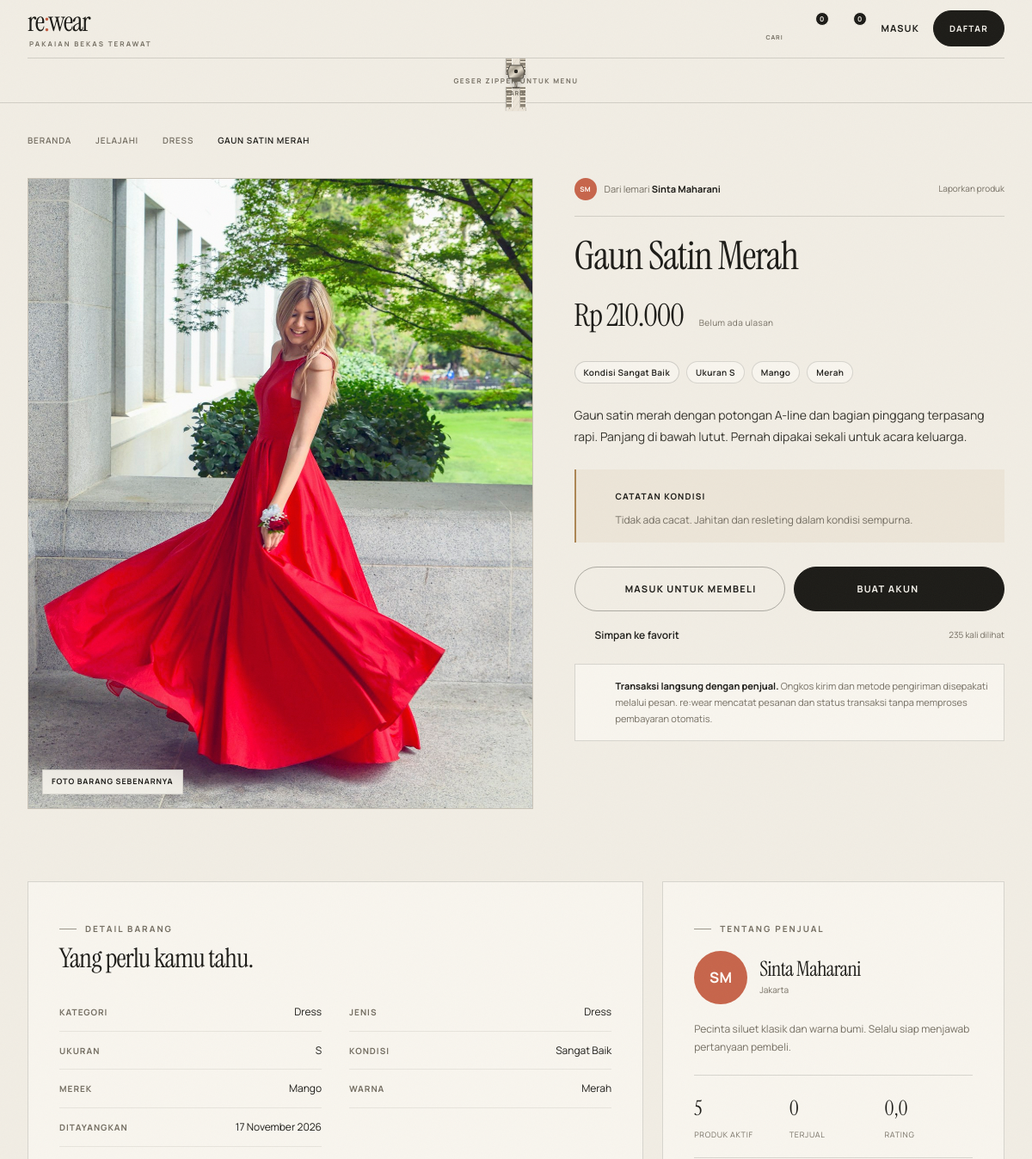
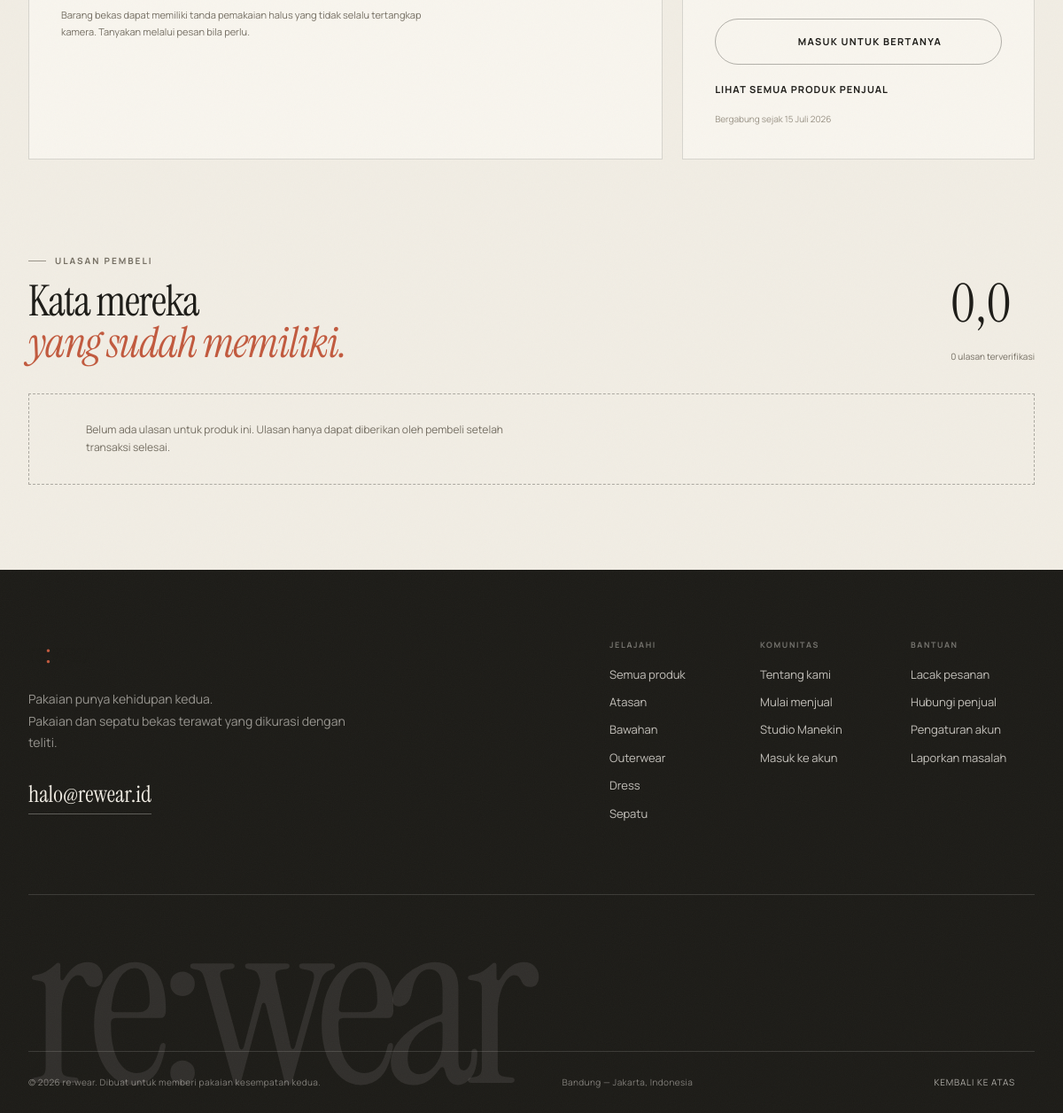
The page /produk/5 on the database its author committed (2 pictures, top to bottom).
### tables this page shows
CREATE TABLE products (
    id INTEGER PRIMARY KEY AUTOINCREMENT,
    seller_id INTEGER NOT NULL,
    category_id INTEGER NOT NULL,
    title TEXT NOT NULL,
    slug TEXT NOT NULL UNIQUE,
    type TEXT NOT NULL CHECK (type IN ('atasan', 'bawahan', 'outerwear', 'dress', 'sepatu')),
    size TEXT NOT NULL,
    price INTEGER NOT NULL CHECK (price >= 0),
    item_condition TEXT NOT NULL CHECK (item_condition IN ('Sangat Baik', 'Baik', 'Cukup Baik')),
    description TEXT NOT NULL,
    brand TEXT,
    color TEXT,
    defect TEXT,
    status TEXT NOT NULL DEFAULT 'aktif' CHECK (status IN ('aktif', 'terjual', 'ditinjau', 'dihapus')),
    view_count INTEGER NOT NULL DEFAULT 0,
    created_at TEXT NOT NULL DEFAULT CURRENT_TIMESTAMP,
    updated_at TEXT NOT NULL DEFAULT CURRENT_TIMESTAMP,
    FOREIGN KEY (seller_id) REFERENCES users(id) ON DELETE CASCADE,
    FOREIGN KEY (category_id) REFERENCES categories(id)
);

CREATE TABLE product_images (
    id INTEGER PRIMARY KEY AUTOINCREMENT,
    product_id INTEGER NOT NULL,
    image_path TEXT NOT NULL,
    is_primary INTEGER NOT NULL DEFAULT 0,
    sort_order INTEGER NOT NULL DEFAULT 0,
    FOREIGN KEY (product_id) REFERENCES products(id) ON DELETE CASCADE
);

CREATE TABLE users (
    id INTEGER PRIMARY KEY AUTOINCREMENT,
    name TEXT NOT NULL,
    username TEXT NOT NULL UNIQUE,
    email TEXT NOT NULL UNIQUE,
    password_hash TEXT NOT NULL,
    role TEXT NOT NULL DEFAULT 'pembeli' CHECK (role IN ('pembeli', 'penjual', 'admin')),
    phone TEXT,
    city TEXT,
    address TEXT,
    bio TEXT,
    status TEXT NOT NULL DEFAULT 'aktif' CHECK (status IN ('aktif', 'ditangguhkan')),
    created_at TEXT NOT NULL DEFAULT CURRENT_TIMESTAMP
);

### app/views/products/detail.php (the view, shortened to what the rows shown need)
<?php
$galleryImages = $images;
$isSold = $product['status'] === 'terjual';
$loginNext = urlencode('/produk/' . $product['id']);
$ratingAvg = (float) ($reviewStats['average'] ?? 0);
$reviewTotal = (int) ($reviewStats['total'] ?? 0);
?>
<section class="product-page">
    <div class="container">
        <nav class="breadcrumbs" aria-label="Remah roti">
            <a href="<?= url('/') ?>">Beranda</a>
            <?= icon('chevron-right') ?>
            <a href="<?= url('/jelajahi') ?>">Jelajahi</a>
            <?= icon('chevron-right') ?>
            <a href="<?= url('/jelajahi?kategori[]=' . $product['category_slug']) ?>"><?= e($product['category_name']) ?></a>
            <?= icon('chevron-right') ?>
            <span><?= e($product['title']) ?></span>
        </nav>
        <div class="product-detail-grid">
            <div class="product-gallery" data-gallery>
                <div class="product-gallery__main">
                    <img src="<?= e(product_image($galleryImages[0]['image_path'])) ?>" alt="<?= e($product['title']) ?>" data-gallery-main>
                    <span class="product-gallery__label">Foto barang sebenarnya</span>
                </div>
            </div>
            <div class="product-info">
                <div class="product-info__top">
                    <a class="product-info__seller" href="<?= url('/jelajahi?penjual=' . $product['seller_id']) ?>">
                        <span class="avatar avatar--xs" style="--avatar-color: <?= e(avatar_color($product['seller_name'])) ?>"><?= e(initials($product['seller_name'])) ?></span>
                        <span>Dari lemari <strong><?= e($product['seller_name']) ?></strong></span>
                    </a>
                    <button type="button" class="product-report-link" data-report-open><?= icon('alert') ?> Laporkan produk</button>
                </div>
                <h1 class="product-info__title"><?= e($product['title']) ?></h1>
                <div class="product-info__price-row">
                    <strong class="product-info__price"><?= rupiah($product['price']) ?></strong>
                    <?php if ($reviewTotal > 0): ?>
                        <a href="#ulasan" class="product-info__rating"><?= star_markup($ratingAvg) ?> <span><?= number_format($ratingAvg, 1, ',', '.') ?> (<?= $reviewTotal ?>)</span></a>
                    <?php else: ?>
                        <span class="product-info__rating product-info__rating--muted">Belum ada ulasan</span>
                    <?php endif; ?>
                </div>
                <div class="product-info__tags">
                    <span class="pill pill--condition">Kondisi <?= e($product['item_condition']) ?></span>
                    <span class="pill">Ukuran <?= e($product['size']) ?></span>
                    <?php if ($product['brand']): ?><span class="pill"><?= e($product['brand']) ?></span><?php endif; ?>
                    <?php if ($product['color']): ?><span class="pill"><?= e($product['color']) ?></span><?php endif; ?>
                </div>
                <div class="product-info__desc">
                    <p><?= nl2br(e($product['description'])) ?></p>
                </div>
                <div class="defect-note">
                    <span class="defect-note__icon"><?= icon('info') ?></span>
                    <div>
                        <strong>Catatan kondisi</strong>
                        <p><?= e($product['defect'] ?: 'Penjual belum menambahkan catatan cacat. Tanyakan detail melalui pesan.') ?></p>
                    </div>
                </div>
                <?php if ($isOwner): ?>
                    <div class="owner-panel">
                        <div>
                            <span class="eyebrow">Produk milikmu</span>
                            <strong>Status: <?= e(status_produk_label($product['status'])) ?></strong>
                            <p>Kelola foto, harga, atau hapus produk dari etalase.</p>
                        </div>
                        <div class="owner-panel__actions">
                            <a href="<?= url('/penjual/produk/' . $product['id'] . '/edit') ?>" class="button button--dark">Ubah Produk <?= icon('edit') ?></a>
                            <form action="<?= url('/penjual/produk/' . $product['id'] . '/hapus') ?>" method="post" data-confirm="Hapus produk ini dari etalase? Tindakan ini tidak dapat dibatalkan.">
                                <?= csrf_field() ?>
                                <button type="submit" class="button button--danger-outline">Hapus</button>
                            </form>
                        </div>
                    </div>
                <?php else: ?>
                    <div class="product-actions">
                        <?php if (Auth::check()): ?>
                            <form action="<?= url('/keranjang/tambah/' . $product['id']) ?>" method="post" class="product-actions__cart">
                                <?= csrf_field() ?>
                                <button type="submit" class="button button--ghost button--full"><?= icon('bag') ?> Tambah ke Keranjang</button>
                            </form>
                            <form action="<?= url('/keranjang/tambah/' . $product['id']) ?>" method="post" class="product-actions__buy">
                                <?= csrf_field() ?>
                                <input type="hidden" name="mode" value="checkout">
                                <button type="submit" class="button button--dark button--full">Pesan Sekarang <?= icon('arrow-right') ?></button>
                            </form>
                        <?php else: ?>
                            <a href="<?= url('/masuk?next=' . $loginNext) ?>" class="button button--ghost button--full"><?= icon('bag') ?> Masuk untuk Membeli</a>
                            <a href="<?= url('/daftar') ?>" class="button button--dark button--full">Buat Akun <?= icon('arrow-right') ?></a>
                        <?php endif; ?>
                    </div>
                <?php endif; ?>
                <div class="product-info__secondary-actions">
                    <?php if (Auth::check()): ?>
                        <form action="<?= url('/favorit/' . $product['id'] . '/toggle') ?>" method="post" data-wishlist-form>
                            <?= csrf_field() ?>
                            <button type="submit" class="text-action <?= $wishlisted ? 'is-active' : '' ?>" data-wishlist-button>
                                <?= icon('heart') ?> <span><?= $wishlisted ? 'Tersimpan di favorit' : 'Simpan ke favorit' ?></span>
                            </button>
                        </form>
                    <?php else: ?>
                        <a href="<?= url('/masuk?next=' . $loginNext) ?>" class="text-action"><?= icon('heart') ?> <span>Simpan ke favorit</span></a>
                    <?php endif; ?>
                    <span class="product-info__views"><?= icon('eye') ?> <?= (int) $product['view_count'] ?> kali dilihat</span>
                </div>
                <div class="transaction-note">
                    <span><?= icon('shield') ?></span>
                    <p><strong>Transaksi langsung dengan penjual.</strong> Ongkos kirim dan metode pengiriman disepakati melalui pesan. re:wear mencatat pesanan dan status transaksi tanpa memproses pembayaran otomatis.</p>
                </div>
            </div>
        </div>
        <div class="product-support-grid">
            <div class="product-specs">
                <span class="eyebrow">Detail barang</span>
                <h2>Yang perlu kamu tahu.</h2>
                <dl class="spec-list">
                    <div><dt>Kategori</dt><dd><?= e($product['category_name']) ?></dd></div>
                    <div><dt>Jenis</dt><dd><?= e(product_types()[$product['type']] ?? $product['type']) ?></dd></div>
                    <div><dt>Ukuran</dt><dd><?= e($product['size']) ?></dd></div>
                    <div><dt>Kondisi</dt><dd><?= e($product['item_condition']) ?></dd></div>
                    <div><dt>Merek</dt><dd><?= e($product['brand'] ?: 'Tidak disebutkan') ?></dd></div>
                    <div><dt>Warna</dt><dd><?= e($product['color'] ?: 'Tidak disebutkan') ?></dd></div>
                    <div><dt>Ditayangkan</dt><dd><?= e(tanggal($product['created_at'])) ?></dd></div>
                </dl>
                <p class="product-specs__disclaimer">Barang bekas dapat memiliki tanda pemakaian halus yang tidak selalu tertangkap kamera. Tanyakan melalui pesan bila perlu.</p>
            </div>
            <aside class="seller-card">
                <span class="eyebrow">Tentang penjual</span>
                <div class="seller-card__profile">
                    <span class="avatar avatar--lg" style="--avatar-color: <?= e(avatar_color($product['seller_name'])) ?>"><?= e(initials($product['seller_name'])) ?></span>
                    <div>
                        <h2><?= e($product['seller_name']) ?></h2>
                        <span><?= e($product['seller_city'] ?: 'Indonesia') ?></span>
                    </div>
                </div>
                <p class="seller-card__bio"><?= e($seller['bio'] ?? 'Penjual pakaian bekas terkurasi di re:wear.') ?></p>
                <div class="seller-card__stats">
                    <div><strong><?= (int) ($seller['active_products'] ?? 0) ?></strong><span>produk aktif</span></div>
                    <div><strong><?= (int) ($seller['completed_sales'] ?? 0) ?></strong><span>terjual</span></div>
                    <div><strong><?= number_format((float) ($seller['rating_avg'] ?? 0), 1, ',', '.') ?></strong><span>rating</span></div>
                </div>
                <?php if (Auth::check() && !$isOwner): ?>
                    <form action="<?= url('/chat/mulai') ?>" method="post" class="seller-chat-form">
                        <?= csrf_field() ?>
                        <input type="hidden" name="product_id" value="<?= (int) $product['id'] ?>">
                        <label for="chat-message">Tanya penjual</label>
                        <div class="seller-chat-form__row">
                            <input id="chat-message" type="text" name="message" placeholder="Halo, apakah masih tersedia?" maxlength="1000">
                            <button type="submit" class="round-button round-button--dark" aria-label="Kirim pesan"><?= icon('arrow-right') ?></button>
                        </div>
                    </form>
                <?php elseif (!Auth::check()): ?>
                    <a href="<?= url('/masuk?next=' . $loginNext) ?>" class="button button--ghost button--full"><?= icon('chat') ?> Masuk untuk Bertanya</a>
                <?php endif; ?>
                <a href="<?= url('/jelajahi?penjual=' . $product['seller_id']) ?>" class="text-link">Lihat semua produk penjual <?= icon('arrow-up-right') ?></a>
                <?php if ($seller && $seller['created_at']): ?>
                    <span class="seller-card__since">Bergabung sejak <?= e(tanggal($seller['created_at'])) ?></span>
                <?php endif; ?>
            </aside>
        </div>
        <section class="reviews-section" id="ulasan">
            <header class="reviews-head">
                <div>
                    <span class="eyebrow">Ulasan pembeli</span>
                    <h2>Kata mereka<br><em>yang sudah memiliki.</em></h2>
                </div>
                <div class="reviews-summary">
                    <strong><?= number_format($ratingAvg, 1, ',', '.') ?></strong>
                    <?= star_markup($ratingAvg) ?>
                    <span><?= $reviewTotal ?> ulasan terverifikasi</span>
                </div>
            </header>
            <?php if ($reviews): ?>
                <div class="reviews-grid">
                    <?php foreach ($reviews as $review): ?>
                        <article class="review-card">
                            <div class="review-card__head">
                                <span class="avatar avatar--sm" style="--avatar-color: <?= e(avatar_color($review['buyer_name'])) ?>"><?= e(initials($review['buyer_name'])) ?></span>
                                <div><strong><?= e($review['buyer_name']) ?></strong><span><?= e($review['buyer_city'] ?: 'Indonesia') ?> · <?= e(tanggal($review['created_at'])) ?></span></div>
                                <?= star_markup((int) $review['rating']) ?>
                            </div>
                            <p><?= e($review['comment'] ?: 'Transaksi berjalan baik dan barang sesuai deskripsi.') ?></p>
                        </article>
                    <?php endforeach; ?>
                </div>
            <?php else: ?>
                <div class="reviews-empty">
                    <span><?= icon('star') ?></span>
                    <p>Belum ada ulasan untuk produk ini. Ulasan hanya dapat diberikan oleh pembeli setelah transaksi selesai.</p>
                </div>
            <?php endif; ?>
        </section>
    </div>
</section>

### app/core/Router.php (shortened to what the rows shown need)
<?php
class Router
{
    private array $routes = [];
    private function add(string $httpMethod, string $path, string $controller, string $method): void
    {
        $normalized = '/' . trim($path, '/');
        $pattern = preg_replace('#\{([a-zA-Z_]+)\}#', '(?P<$1>[^/]+)', $normalized);
        $this->routes[] = [
            'http' => $httpMethod,
            'path' => $normalized,
            'pattern' => '#^' . $pattern . '/?$#',
            'controller' => $controller,
            'method' => $method,
        ];
    }
    public function dispatch(string $httpMethod, string $uri): void
    {
        $config = require dirname(__DIR__, 2) . '/config/config.php';
        $path = parse_url($uri, PHP_URL_PATH) ?: '/';
        $path = '/' . ltrim($path, '/');
        foreach ($this->routes as $route) {
            if (preg_match($route['pattern'], $path, $matches)) {
                $params = array_filter($matches, 'is_string', ARRAY_FILTER_USE_KEY);
                $method = $route['method'];
                $controller = new $controllerClass();
                $controller->$method(...array_values($params));
                return;
            }
        }
    }
}

### rows shown on the page
products: title "GAUN SATIN MERAH", title "Gaun Satin Merah", price "Rp 210.000", item_condition "Sangat Baik", size "S", brand "Mango", color "Merah", description "Gaun satin merah dengan potongan A-line dan bagian pinggang terpasang rapi. Panjang di bawah lutut. Pernah dipakai sekali untuk acara keluarga.", defect "Tidak ada cacat. Jahitan dan resleting dalam kondisi sempurna.", view_count "235", type "Dress", created_at "17 November 2026"
product_images: image_path (picture)
users: bio "Pecinta siluet klasik dan warna bumi. Selalu siap menjawab pertanyaan pembeli.", created_at "15 Juli 2026"

### other values the page prints
$product['category_name'] "DRESS"
initials($product['seller_name']) "SM"
$product['seller_name'] "Sinta Maharani"
$product['category_name'] "Dress"
$product['seller_city'] ?: 'Indonesia' "Jakarta"
$seller['active_products'] "5"
$seller['completed_sales'] "0"
$seller['rating_avg'] "0,0"
$ratingAvg "0,0"
$reviewTotal "0"
$settingsFooter['contact_email'] "halo@rewear.id"
